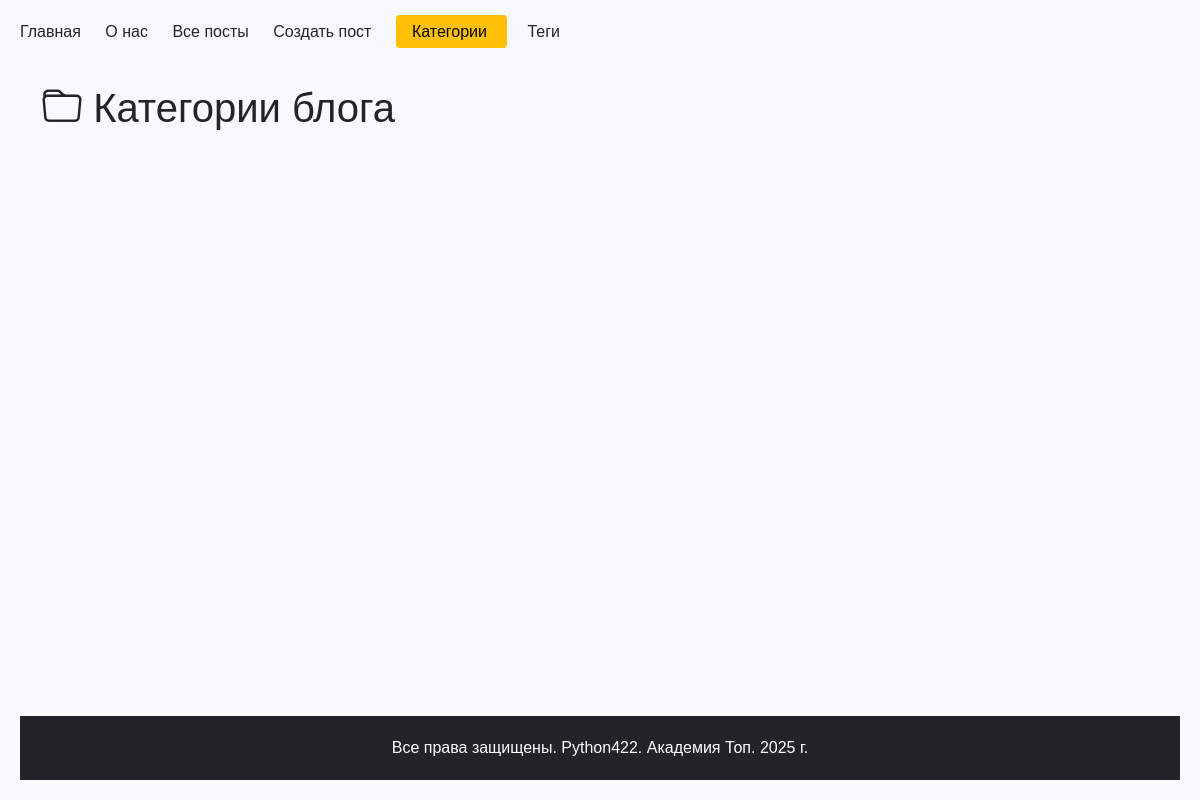
The page /posts/categories/ on the database as committed earlier.
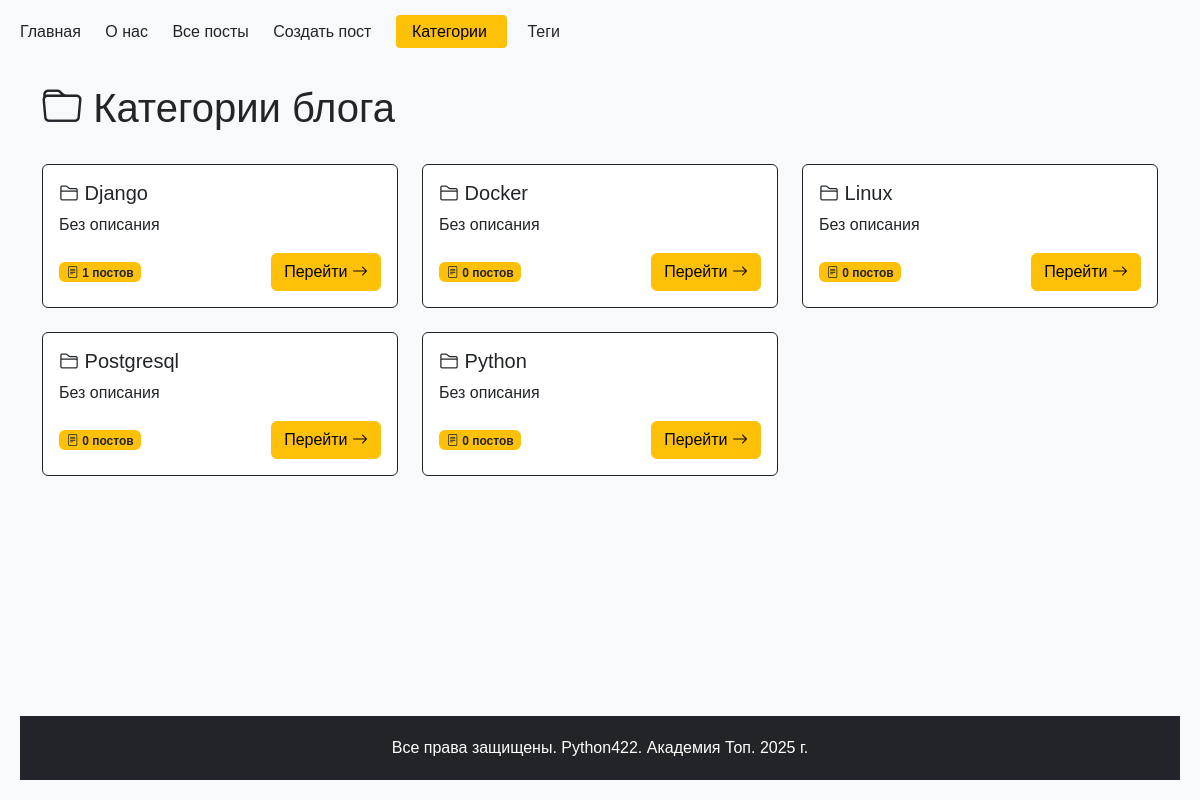
The same page on the database as committed later.
### python_blog/models.py (models this page shows, shortened)
class Category(models.Model):
    name = models.CharField(max_length=200, verbose_name="Название")
    slug = models.SlugField(max_length=250, unique=True, verbose_name="Слаг")
    description = models.TextField(
        blank=True, null=True, default="Без описания", verbose_name="Описание"
    )
    def get_absolute_url(self):
        return reverse("blog:category_detail", args=[self.slug])
    class Meta:
        verbose_name = "Категория"
        verbose_name_plural = "Категории"
        ordering = ["name"]

### python_blog/views.py (the view)
# urls.py: path("categories/", catalog_categories, name="categories"),
def catalog_categories(request):
    CATEGORIES = Category.objects.all()
    context = {
        "title": "Категории",
        "text": "Текст страницы с категориями",
        "categories": CATEGORIES,
    }
    return render(request, "catalog_categories.html", context)

### python_blog/context_processors.py (called while the page is built)
def menu_items(request):
    menu = [
        {"title": "Главная", "url_name": "main"},
        {"title": "О нас", "url_name": "about"},
        {"title": "Все посты", "url_name": "blog:posts"},
        {"title": "Создать пост", "url_name": "blog:post_create"},
        {"title": "Категории", "url_name": "blog:categories"},
        {"title": "Теги", "url_name": "blog:tags"},
    ]
    current_url_name = request.resolver_match.view_name
    for item in menu:
        item['is_active'] = current_url_name == item['url_name']
    return {'menu_items': menu}

### python_blog/templates/catalog_categories.html (shortened to what this page needs)
{% extends "base.html" %}
{% block content %}
<div class="container mt-4">
    <div class="row mb-4">
        <div class="col-12">
            <h1 class="text-dark"><i class="bi bi-folder"></i> Категории блога</h1>
        </div>
    </div>
    <div class="row row-cols-1 row-cols-md-2 row-cols-lg-3 g-4">
        {% for category in categories %}
        <div class="col">
            <div class="card h-100 border-dark">
                <div class="card-body">
                    <h5 class="card-title">
                        <i class="bi bi-folder2"></i> {{ category.name }}
                    </h5>
                    <p class="card-text">{{ category.description }}</p>
                    <div class="d-flex justify-content-between align-items-center">
                        <span class="badge bg-warning text-dark">
                            <i class="bi bi-file-text"></i> {{ category.posts.count }} постов
                        </span>
                        <a href="{{ category.get_absolute_url }}" class="btn btn-warning">
                            Перейти <i class="bi bi-arrow-right"></i>
                        </a>
                    </div>
                </div>
            </div>
        </div>
        {% endfor %}
    </div>
</div>
{% endblock %}

Rows that differ between the two databases and show on the page:
added Category: name "Django", description "Без описания", posts.count "1"
added Category: name "Docker", description "Без описания", posts.count "0"
added Category: name "Linux", description "Без описания", posts.count "0"
added Category: name "Postgresql", description "Без описания", posts.count "0"
added Category: name "Python", description "Без описания", posts.count "0"
